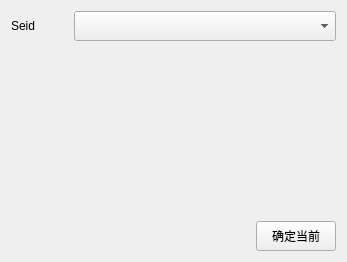
<?xml version="1.0" encoding="UTF-8"?>
<ui version="4.0">
 <class>SkillSeidWgt</class>
 <widget class="QWidget" name="SkillSeidWgt">
  <property name="geometry">
   <rect>
    <x>0</x>
    <y>0</y>
    <width>347</width>
    <height>262</height>
   </rect>
  </property>
  <property name="windowTitle">
   <string>Form</string>
  </property>
  <layout class="QGridLayout" name="gridLayout">
   <item row="0" column="0">
    <widget class="QLabel" name="label">
     <property name="minimumSize">
      <size>
       <width>0</width>
       <height>30</height>
      </size>
     </property>
     <property name="maximumSize">
      <size>
       <width>60</width>
       <height>30</height>
      </size>
     </property>
     <property name="text">
      <string>Seid</string>
     </property>
    </widget>
   </item>
   <item row="0" column="1" colspan="2">
    <widget class="QComboBox" name="m_pCBoxSeid">
     <property name="minimumSize">
      <size>
       <width>0</width>
       <height>30</height>
      </size>
     </property>
     <property name="maximumSize">
      <size>
       <width>16777215</width>
       <height>30</height>
      </size>
     </property>
    </widget>
   </item>
   <item row="1" column="0" colspan="3">
    <widget class="Tool_FormWidget" name="m_pFormWgt" native="true"/>
   </item>
   <item row="2" column="0" colspan="3">
    <widget class="QLabel" name="m_pLabSeidTip">
     <property name="maximumSize">
      <size>
       <width>16777215</width>
       <height>30</height>
      </size>
     </property>
     <property name="text">
      <string/>
     </property>
    </widget>
   </item>
   <item row="3" column="0" colspan="2">
    <spacer name="horizontalSpacer">
     <property name="orientation">
      <enum>Qt::Horizontal</enum>
     </property>
     <property name="sizeHint" stdset="0">
      <size>
       <width>245</width>
       <height>27</height>
      </size>
     </property>
    </spacer>
   </item>
   <item row="3" column="2">
    <widget class="QPushButton" name="m_pBtnOK">
     <property name="minimumSize">
      <size>
       <width>0</width>
       <height>30</height>
      </size>
     </property>
     <property name="text">
      <string>确定当前</string>
     </property>
    </widget>
   </item>
  </layout>
 </widget>
 <customwidgets>
  <customwidget>
   <class>Tool_FormWidget</class>
   <extends>QWidget</extends>
   <header>Tools/tool_formwidget.h</header>
   <container>1</container>
  </customwidget>
 </customwidgets>
 <resources/>
 <connections/>
</ui>
